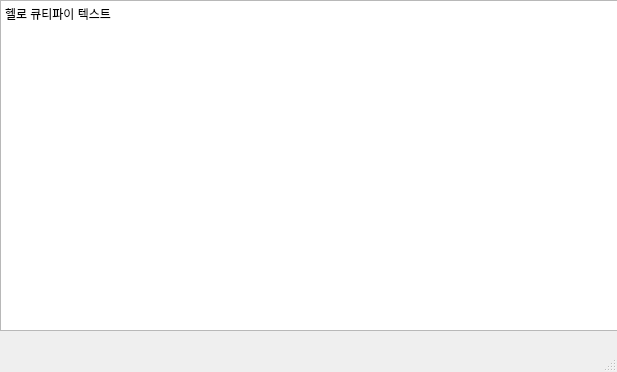
<?xml version="1.0" encoding="UTF-8"?>
<ui version="4.0">
 <class>MainWindow</class>
 <widget class="QMainWindow" name="MainWindow">
  <property name="geometry">
   <rect>
    <x>0</x>
    <y>0</y>
    <width>617</width>
    <height>372</height>
   </rect>
  </property>
  <property name="windowTitle">
   <string>헬로 큐티파이</string>
  </property>
  <widget class="QWidget" name="centralwidget">
   <widget class="QPlainTextEdit" name="plainTextEdit">
    <property name="geometry">
     <rect>
      <x>0</x>
      <y>0</y>
      <width>621</width>
      <height>331</height>
     </rect>
    </property>
    <property name="plainText">
     <string>헬로 큐티파이 텍스트</string>
    </property>
   </widget>
  </widget>
  <widget class="QMenuBar" name="menubar">
   <property name="geometry">
    <rect>
     <x>0</x>
     <y>0</y>
     <width>617</width>
     <height>21</height>
    </rect>
   </property>
  </widget>
  <widget class="QStatusBar" name="statusbar"/>
 </widget>
 <resources/>
 <connections/>
</ui>
